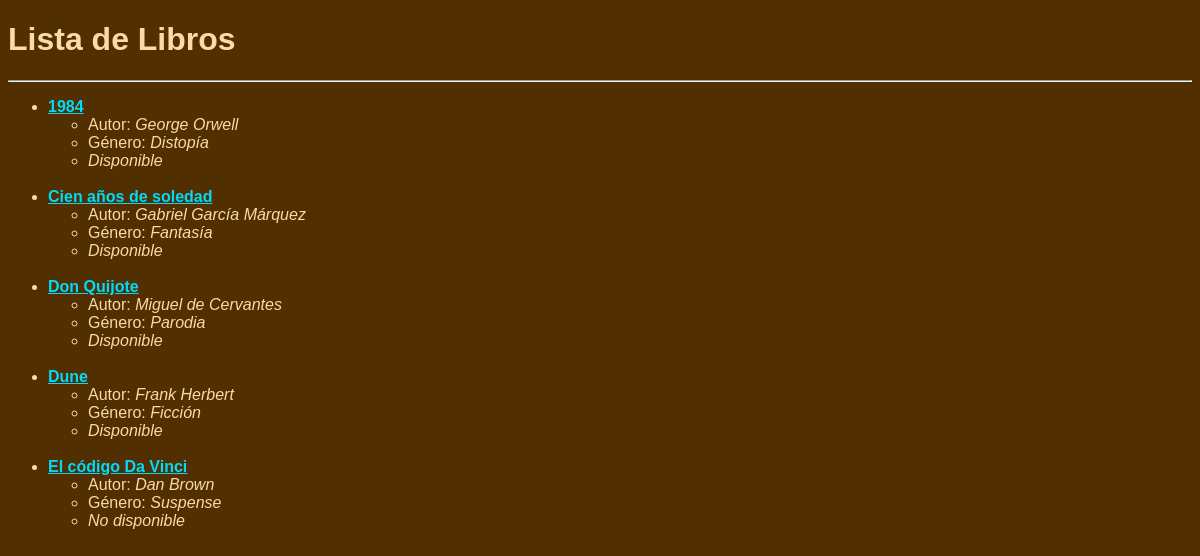
The page / on the database its author committed.
### MiBiblioteca/models.py (models this page shows, shortened)
class Libro(models.Model):
    titulo = models.CharField(max_length=150)
    autor = models.CharField(max_length=100)
    genero = models.CharField(max_length=50)
    anio_publicacion = models.IntegerField()
    disponible = models.BooleanField(default=True)

### MiBiblioteca/views.py (the view)
# urls.py: path('', views.lista_libros, name='lista_libros'),
def lista_libros(request):
    libros = Libro.objects.all().order_by('titulo')
    return render(request, 'mibiblioteca/lista_libros.html', {'libros':libros})

### MiBiblioteca/templates/mibiblioteca/lista_libros.html
{% extends 'mibiblioteca/base.html' %}
{% block titulo %}Lista de Libros{% endblock %}
{% block contenido %}
    <ul>
        {% for libro in libros %}
            <li>
                <b><a href="{% url 'detalle_libro' pk=libro.pk %}">{{libro.titulo}}</a></b>
                <ul>
                    <li>Autor: <i>{{libro.autor}}</i></li>
                    <li>Género: <i>{{libro.genero}}</i></li>
                    {% if libro.disponible %}
                        <li><i>Disponible</i></li>
                    {% else %}
                        <li><i>No disponible</i></li>
                    {% endif %}
                </ul>
                <br>
            </li>
        {% empty %}
            <li>No hay libros registrados</li>
        {% endfor %}
    </ul>
{% endblock %}

### MiBiblioteca/templates/mibiblioteca/base.html (shortened to what this page needs)
{% load static %}
<!DOCTYPE html>
<html lang="es">
<head>
    <link rel="stylesheet" href="{% static 'css/mibiblioteca.css' %}">
</head>
<body>
    <h1>{% block titulo %}{% endblock %}</h1>
    <hr>
    {% block contenido %}
    {% endblock %}
</body>
</html>

### MiBiblioteca/static/css/mibiblioteca.css (style rules this page uses)
body { background-color: rgb(81, 47, 0); color:rgb(252, 218, 167); font-family: sans-serif; }
a { color:rgb(0, 218, 251); }

### rows shown on the page
Libro: titulo "1984", autor "George Orwell", genero "Distopía", disponible "Disponible"
Libro: titulo "Cien años de soledad", autor "Gabriel García Márquez", genero "Fantasía", disponible "Disponible"
Libro: titulo "Don Quijote", autor "Miguel de Cervantes", genero "Parodia", disponible "Disponible"
Libro: titulo "Dune", autor "Frank Herbert", genero "Ficción", disponible "Disponible"
Libro: titulo "El código Da Vinci", autor "Dan Brown", genero "Suspense", disponible "No disponible"
